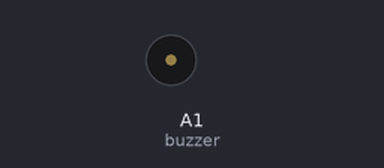
Simulated run of this sketch. Board: Arduino Uno, built with avr-gcc and run on an emulated ATmega328P. On the bench: buzzer (waves = sounding).

Above: at 1.4 s.
At 4.67 s:
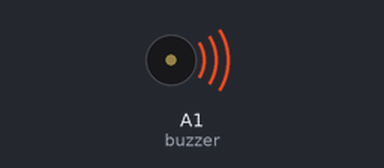
Timing chart, 0 to 5.2 s (numbered marks = the images above):
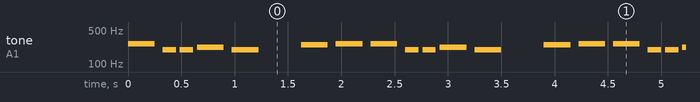

The sketch:

Projekt_11-Buzzer-ovn1.ino
```cpp
/******************************************
  Projekt 11 - Buzzer övn 1
  En buzzer/summer spelar en melodi

  http://www.arduino.cc/en/Tutorial/Tone
********************************************/
// tonerna i melodin:
#define NOTE_C4  262
#define NOTE_G3  196
#define NOTE_A3  220
#define NOTE_B3  247
int melody[] = {262, 196, 196, 220, 196, 0, 247, 262};

// tonens längd: 4 = kvarton, 8 = åttonde ton, etc.:
int noteDurations[] = {4, 8, 8, 4, 4, 4, 4, 4};
int buzzer = A1;

void setup() {
}

void loop() {
  // loopar igenom över meloditoner:
  for (int thisNote = 0; thisNote < 8; thisNote++) {

    // ta en sekund för att beräkna tonens längd
    // dividerat med tontypen.
    // t.ex. kvartton = 1000/4, åttonde ton = 1000/8, etc.
    // totala längd=2500 ms
    int noteDuration = 1000 / noteDurations[thisNote];
    tone(buzzer, melody[thisNote], noteDuration);

    // för att skilja tonerna, ställ in en minimitid mellan dem.
    // tonens längd + 30% verkar fungera bra. Totala längd=3250ms
    int pauseBetweenNotes = noteDuration * 1.30;
    delay(pauseBetweenNotes);
    // sluta spela ljud
    noTone(buzzer);
    // summan av alla totala längder= 5750 ms
  }
}
```

Measured:
- by itself, tone on A1 (buzzer): repeats every 2.3 s: silent 0.08 s, 2 × (196 Hz 0.13 s, silent 0.04 s), 220 Hz 0.25 s, silent 0.08 s, 196 Hz 0.25 s, silent 0.40 s, 247 Hz 0.25 s, 2 × (silent 0.08 s, 262 Hz 0.25 s)
